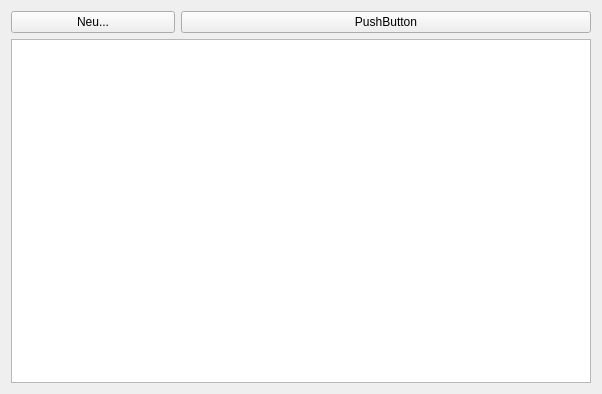
<?xml version="1.0" encoding="UTF-8"?>
<ui version="4.0">
 <class>Form</class>
 <widget class="QWidget" name="Form">
  <property name="geometry">
   <rect>
    <x>0</x>
    <y>0</y>
    <width>602</width>
    <height>394</height>
   </rect>
  </property>
  <property name="windowTitle">
   <string>Form</string>
  </property>
  <layout class="QGridLayout" name="gridLayout">
   <item row="2" column="0">
    <layout class="QHBoxLayout" name="horizontalLayout" stretch="5">
     <item>
      <widget class="DbView" name="tableView_db"/>
     </item>
    </layout>
   </item>
   <item row="0" column="0">
    <layout class="QHBoxLayout" name="horizontalLayout_2" stretch="2,5">
     <item>
      <widget class="QPushButton" name="addButton">
       <property name="text">
        <string>Neu...</string>
       </property>
      </widget>
     </item>
     <item>
      <widget class="QPushButton" name="tempButton">
       <property name="text">
        <string>PushButton</string>
       </property>
      </widget>
     </item>
    </layout>
   </item>
  </layout>
 </widget>
 <customwidgets>
  <customwidget>
   <class>DbView</class>
   <extends>QTableView</extends>
   <header>ui.db_ui</header>
  </customwidget>
 </customwidgets>
 <resources/>
 <connections/>
</ui>
